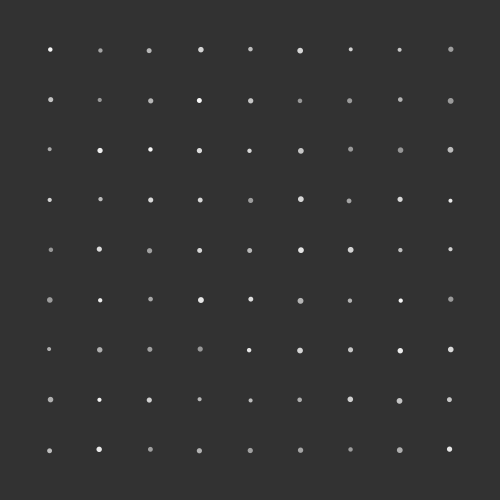
Frame 1 (no input)
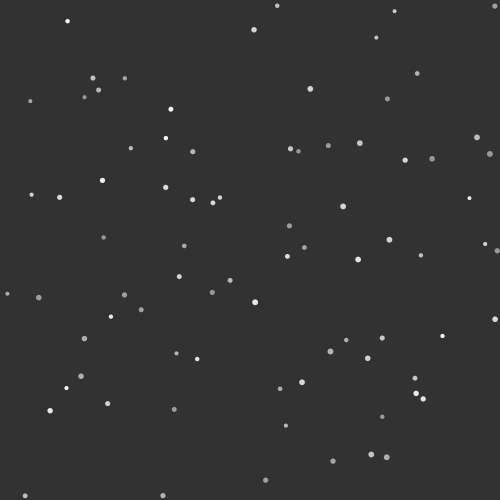
Frame 60 (the mouse pressed at the canvas centre just before this capture)
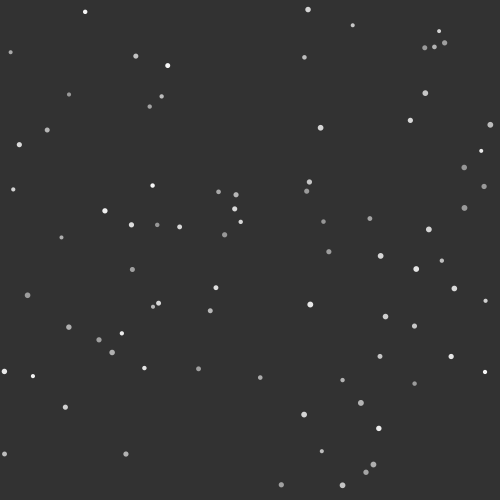
Frame 120 (the mouse held since frame 60 and released just before this capture)

The Processing sketch that drew these frames (run headless with seeded random() and noise(); from frame 60 on, the mouse is pressed at the canvas centre):

// Processing sketch: simulation_02_2gravity_wool01
// ── simulation_02_2gravity_wool01.pde
/*
physics simulation

n-particle collide at xy-plain using object
- 9x9 particle
- 1 particle with high velocity
- add mass
- conserve momentum

created 2016.10.15.
by Wool(wool@wool.pe.kr)

ref : https://www.processing.org/examples/circlecollision.html
      https://www.processing.org/tutorials/objects/
      https://www.processing.org/examples/bouncybubbles.html
*/

//PVector gravity_a;

int numBalls = 81;

Ball[] balls = new Ball[numBalls];


void setup() 
{
  size(500, 500);
  
  //gravity_a = new PVector(0,1);
  
  //parameter : position x, position y, velocity vx, velocity vy, ball Color, ball ID
  //balls[0] = new Ball(25,25,1,2,100, 0);
  
  int i = 0;
  
  for(int j = 1; j < 10; j++) {
    for(int k = 1; k < 10; k++) {    
      balls[i] = new Ball( 50*j , 50*k, random(-1,1), random(-1,1),random(150,250), i);
      i++;
    }
  }
}

void draw() 
{
  background(50);
  
  for(Ball ball : balls) {
    ball.checkCollide();
    ball.checkBoundary();
    ball.update();
    ball.display();
  }
}

class Ball {
  PVector position;
  PVector velocity;
  
  float r;
  float m;
  int id;
  float ballColor;
  
  Ball(float x, float y, float vx, float vy, float ballColorin, int idin) {
    position = new PVector(x, y);
    velocity = new PVector(vx, vy);
    r = random(2.0, 3.0);
    m = r*0.1;
    ballColor = ballColorin;
    id = idin;
  }
  
  
  
  void update(){
    //balls[id].velocity.add(gravity_a);
    balls[id].position.add(balls[id].velocity);
  }
  
  void checkCollide() {
    for(int i = id+1; i < numBalls; i++) {
      /*PVector temp = new PVector();
      float temp_dist;
      
      temp_dist = PVector.dist(balls[id].position, balls[i].position);
      
      //conservation momentum
      if(temp_dist <= (balls[id].r + balls[i].r) ) {
        //temp_vel = balls[id].velocity.copy();
        //balls[id].velocity = balls[i].velocity.copy();
        //balls[i].velocity = temp_vel.copy();
        temp = PVector.add(PVector.mult(balls[id].velocity, (balls[id].mass-balls[i].mass)/(balls[id].mass+balls[i].mass)),
                                         PVector.mult(balls[i].velocity, (2*balls[i].mass)/(balls[id].mass+balls[i].mass)));
        balls[i].velocity = PVector.add(PVector.mult(balls[id].velocity, (2*balls[id].mass)/(balls[id].mass+balls[i].mass)),
                                         PVector.mult(balls[i].velocity, (balls[i].mass-balls[id].mass)/(balls[id].mass+balls[i].mass)));
        balls[id].velocity = temp.copy();
      }*/
      
      
      // get distances between the balls components
    PVector bVect = PVector.sub(balls[i].position, balls[id].position);

    // calculate magnitude of the vector separating the balls
    float bVectMag = bVect.mag();

    if (bVectMag < balls[id].r + balls[i].r) {
      // get angle of bVect
      float theta  = bVect.heading();
      // precalculate trig values
      float sine = sin(theta);
      float cosine = cos(theta);

      /* bTemp will hold rotated ball positions. You 
       just need to worry about bTemp[1] position*/
      PVector[] bTemp = {
        new PVector(), new PVector()
        };

        /* this ball's position is relative to the other
         so you can use the vector between them (bVect) as the 
         reference point in the rotation expressions.
         bTemp[0].position.x and bTemp[0].position.y will initialize
         automatically to 0.0, which is what you want
         since b[1] will rotate around b[0] */
        bTemp[1].x  = cosine * bVect.x + sine * bVect.y;
        bTemp[1].y  = cosine * bVect.y - sine * bVect.x;

      // rotate Temporary velocities
      PVector[] vTemp = {
        new PVector(), new PVector()
        };

      vTemp[0].x  = cosine * balls[id].velocity.x + sine * balls[id].velocity.y;
      vTemp[0].y  = cosine * balls[id].velocity.y - sine * balls[id].velocity.x;
      vTemp[1].x  = cosine * balls[i].velocity.x + sine * balls[i].velocity.y;
      vTemp[1].y  = cosine * balls[i].velocity.y - sine * balls[i].velocity.x;

      /* Now that velocities are rotated, you can use 1D
       conservation of momentum equations to calculate 
       the final velocity along the x-axis. */
      PVector[] vFinal = {  
        new PVector(), new PVector()
        };

      // final rotated velocity for b[0]
      vFinal[0].x = ((balls[id].m - balls[i].m) * vTemp[0].x + 2 * balls[i].m * vTemp[1].x) / (balls[id].m + balls[i].m);
      vFinal[0].y = vTemp[0].y;

      // final rotated velocity for b[0]
      vFinal[1].x = ((balls[i].m - balls[id].m) * vTemp[1].x + 2 * balls[id].m * vTemp[0].x) / (balls[id].m + balls[i].m);
      vFinal[1].y = vTemp[1].y;

      // hack to avoid clumping
      bTemp[0].x += vFinal[0].x;
      bTemp[1].x += vFinal[1].x;

      /* Rotate ball positions and velocities back
       Reverse signs in trig expressions to rotate 
       in the opposite direction */
      // rotate balls
      PVector[] bFinal = { 
        new PVector(), new PVector()
        };

      bFinal[0].x = cosine * bTemp[0].x - sine * bTemp[0].y;
      bFinal[0].y = cosine * bTemp[0].y + sine * bTemp[0].x;
      bFinal[1].x = cosine * bTemp[1].x - sine * bTemp[1].y;
      bFinal[1].y = cosine * bTemp[1].y + sine * bTemp[1].x;

      // update balls to screen position
      balls[i].position.x = balls[id].position.x + bFinal[1].x;
      balls[i].position.y = balls[id].position.y + bFinal[1].y;

      balls[id].position.add(bFinal[0]);

      // update velocities
      balls[id].velocity.x = cosine * vFinal[0].x - sine * vFinal[0].y;
      balls[id].velocity.y = cosine * vFinal[0].y + sine * vFinal[0].x;
      balls[i].velocity.x = cosine * vFinal[1].x - sine * vFinal[1].y;
      balls[i].velocity.y = cosine * vFinal[1].y + sine * vFinal[1].x;// get distances between the balls components
    }
    
    } 
  }
  
  void checkBoundary() {
    if(balls[id].position.x > width - balls[id].r) {
      balls[id].position.x = width - balls[id].r;
      balls[id].velocity.x *= -1;
    }
    else if(balls[id].position.x < balls[id].r) {
      balls[id].position.x = r;
      balls[id].velocity.x *= -1;
    }
    if(balls[id].position.y > height - balls[id].r) {
      balls[id].position.y = height - balls[id].r;
      balls[id].velocity.y *= -1;
    }
    else if(balls[id].position.y < balls[id].r) {
      balls[id].position.y = balls[id].r;
      balls[id].velocity.y *= -1;
    }
  }
  
  void display() {
    noStroke();
    fill(balls[id].ballColor);
    ellipse(balls[id].position.x, balls[id].position.y, balls[id].r*2, balls[id].r*2);
  }
}
